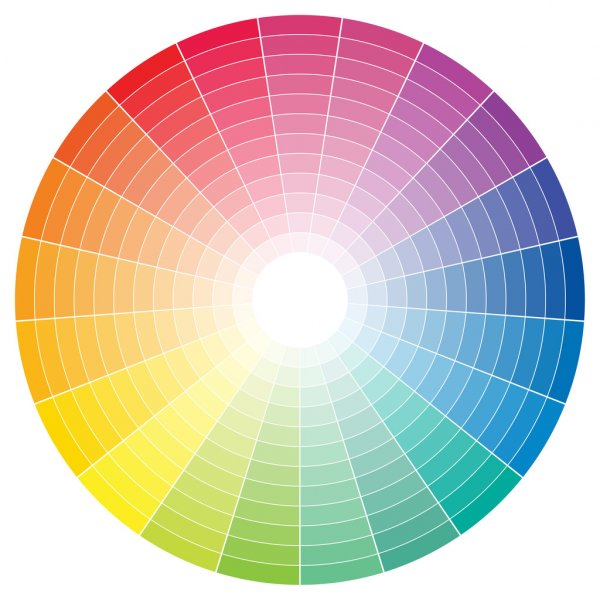
#> input picture Python/opencv/img/color-wheel-full.jpg, 600 x 600 px, given in place of the camera
$ python img_diff.py
#> lines starting #> are read from the running program, lines starting #| are printed output that depends on the picture; after the words box and inside, x2 and y2 are one past the last pixel; in counts of white or black regions, pixels touching at a corner belong together
#> in main, last_frame is the input picture: shape (600, 600, 3); mean B, G, R 187.9, 200.2, 211.5
### Python/opencv/ocv_common.py
import cv2 as cv


def get_diff(im1, im2):
    im1_g = cv.cvtColor(im1.copy(), cv.COLOR_BGR2GRAY)
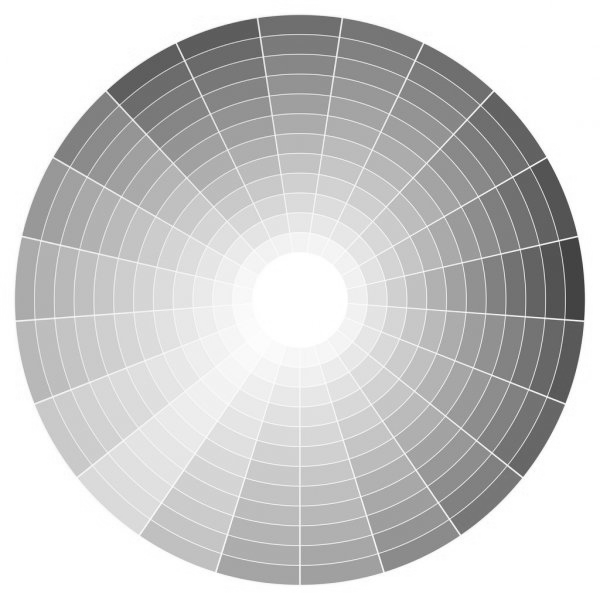
#> im1_g: shape (600, 600); min 58, max 255, mean 202.2
    im2_g = cv.cvtColor(im2.copy(), cv.COLOR_BGR2GRAY)
    return cv.absdiff(im1_g, im2_g)
#> returned value: shape (600, 600); every value is 0
#> in color_base_motion, `hsv1 = cv.cvtColor(im1, cv.COLOR_BGR2HSV_FULL)`: hsv1: shape (600, 600, 3); mean H, S, V 90.6, 82, 233.5


def get_hue_mask(hsv, value, useAdaptive=False):
#> called with value = 0, useAdaptive = False
    if value < 0:
        value = 0
    if value > 255:
        value = 255

    hue = hsv[:, :, 0]
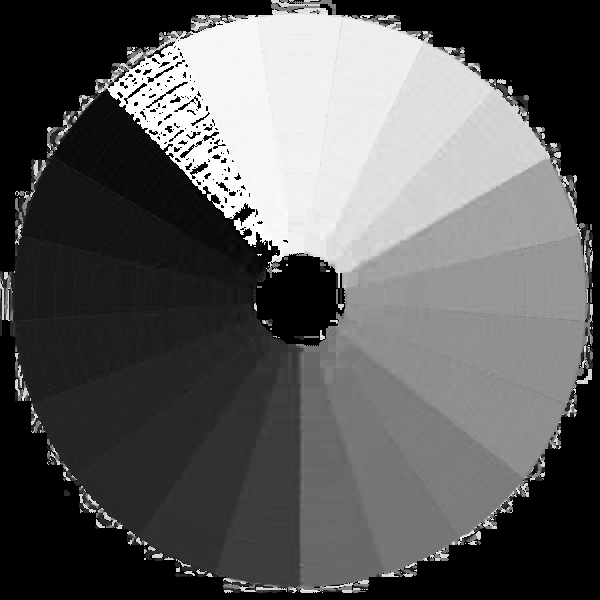
#> hue: shape (600, 600); min 0, max 255, mean 90.6
    if useAdaptive:
        th = cv.adaptiveThreshold(
            hue - value, 225, cv.ADAPTIVE_THRESH_GAUSSIAN_C, cv.THRESH_BINARY, 11, 2
        )
    else:
        _, th = cv.threshold(hue - value, 225, 255, cv.THRESH_BINARY)
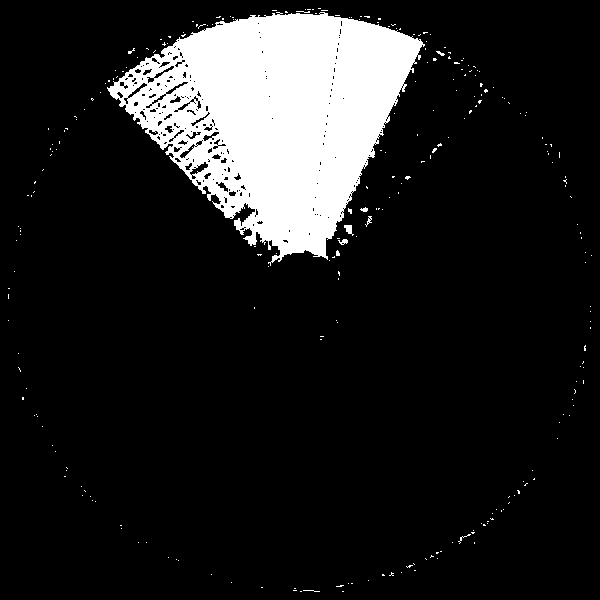
#> th: shape (600, 600); 12.7% white; 263 white regions (256 under 20 px), largest, box (x1, y1, x2, y2) and area: (107, 12, 425, 266) 44774, (344, 225, 354, 236) 59, (338, 239, 348, 245) 35
    return th


def get_diff_canny(frame, last_frame):
    sub_frame = get_diff(frame, last_frame)
    sub_frame = cv.GaussianBlur(sub_frame, (11, 11), 100)
    _, mask = cv.threshold(sub_frame, 50, 255, cv.THRESH_BINARY)
    canny = cv.Canny(mask, 100, 200)
    return canny


def color_base_motion(im1, im2, hue_val):
    hsv1 = cv.cvtColor(im1, cv.COLOR_BGR2HSV_FULL)
    # hsv2 = cv.cvtColor(im2, cv.COLOR_BGR2HSV_FULL)

    th1 = get_hue_mask(hsv1, hue_val)
    # th2 = get_hue_mask(hsv2, hue_val)

    f_img1 = cv.bitwise_and(im1, im1, mask=th1)
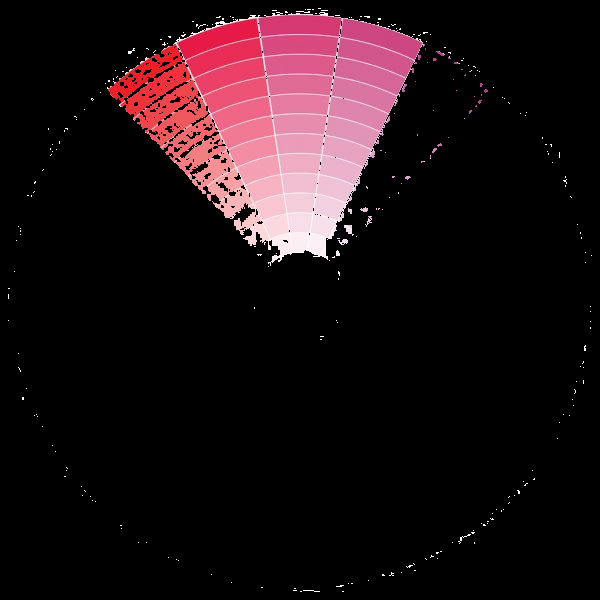
#> f_img1: shape (600, 600, 3); mean B, G, R 19.6, 16.1, 29.5
    f_img2 = cv.bitwise_and(im2, im2, mask=th1)

    diff = get_diff(f_img1, f_img2)
#> in get_diff (call 2), `im1_g = cv.cvtColor(im1.copy(), cv.COLOR_BGR2GRAY)`:
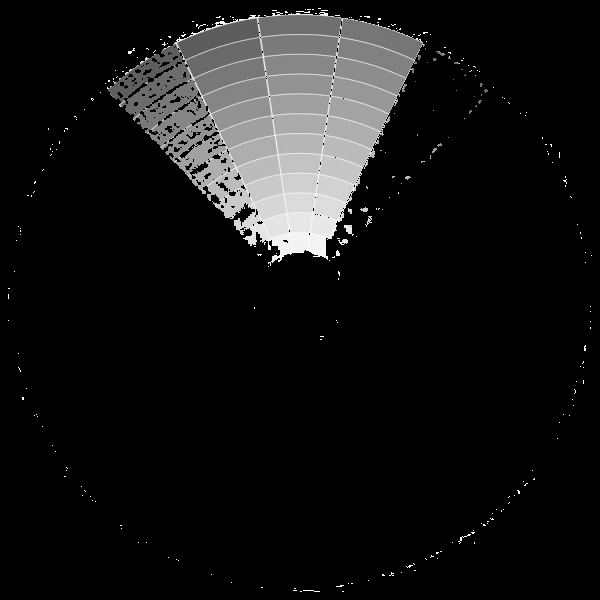
#> im1_g: shape (600, 600); min 0, max 254, mean 20.5
    sub_frame = cv.GaussianBlur(diff, (11, 11), 100)
    _, mask = cv.threshold(sub_frame, 50, 255, cv.THRESH_BINARY)

    return cv.Canny(mask, 100, 200)


def get_selections(canny):
    ## get selection
    contours, _ = cv.findContours(canny, cv.RETR_EXTERNAL, cv.CHAIN_APPROX_NONE)
#> contours = []

    selections = {
        w * h: (x, y, w, h) for x, y, w, h in [cv.boundingRect(cnt) for cnt in contours]
    }
#> selections = 0 items

    return selections

### Python/opencv/img_diff.py
import cv2 as cv
import ocv_common as com


def main(cam_src=None):
    if cam_src == None:
        cam_src = 0
    cap = cv.VideoCapture(cam_src)

    c = 0
    key = 0
    run = True
    _, last_frame = cap.read()
    try:
        while run:
            c = c + 1
            has_frame, frame = cap.read()

            if has_frame:
                canny = None
                canny_hue = None
                if key <= 2:
                    canny = com.get_diff_canny(frame, last_frame)
                    canny_hue = com.color_base_motion(frame, last_frame, 0)
                elif key == 3:
                    canny = com.color_base_motion(frame, last_frame, 0)

                if canny_hue is not None:
                    selections_hue = com.get_selections(canny_hue)
#> selections_hue = 0 items

                if canny is not None:
                    selections = com.get_selections(canny)
#> selections = 0 items

                frame_c = frame.copy() if key > 1 else canny.copy()

                for a in sorted(selections, reverse=True):
                    x, y, w, h = selections[a]
                    cv.rectangle(
                        frame_c,
                        (x, y),
                        (x + w, y + h),
                        color=(0, 255, 0),
                        thickness=2,
                    )
#> this loop made 0 passes

                for a in sorted(selections_hue, reverse=True):
                    x, y, w, h = selections_hue[a]
                    cv.rectangle(
                        frame_c,
                        (x, y),
                        (x + w, y + h),
                        color=(200, 0, 0),
                        thickness=4,
                    )

                selections = {}
                selections_hue = {}
                cv.imshow("main", frame_c)

                ## last frame
                last_frame = frame.copy()

            waitKey = cv.waitKey(1)
#> (key q is pressed here)
            if waitKey > 0:
                # print(waitKey, chr(waitKey))
                if waitKey in [ord(str(i)) for i in range(10)]:
                    print(f"{waitKey=}, {key}")
                    key = int(chr(waitKey))
                if waitKey == ord("q") or waitKey == 27:
                    run = False

    except KeyboardInterrupt as e:
        print("quiting")


if __name__ == "__main__":
    usr = pas = "aaa"
    ip = "192.168.50.175"
    port = "8080"
    ip_cam_url = f"http://{usr}:{pas}@{ip}:{port}/video"
    main()
    # main(ip_cam_url)

$ run again, on Python/opencv/img/color-wheel.jpg
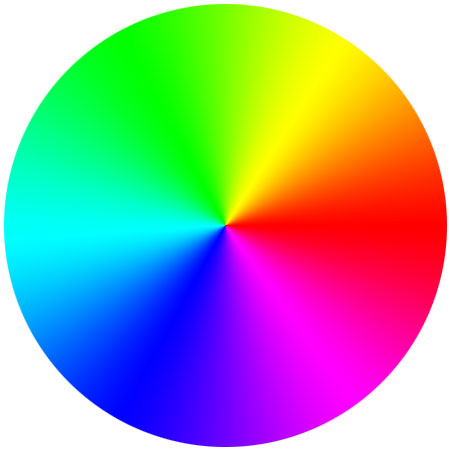
#> input picture Python/opencv/img/color-wheel.jpg, 450 x 450 px, given in place of the camera
#> in main, last_frame is the input picture: shape (450, 450, 3); mean B, G, R 158.8, 159.8, 154.9
#> hsv1: shape (450, 450, 3); mean H, S, V 100.2, 194, 254.7
#> in get_hue_mask, `_, th = cv.threshold(hue - value, 225, 255, cv.THRESH_BINARY)`:
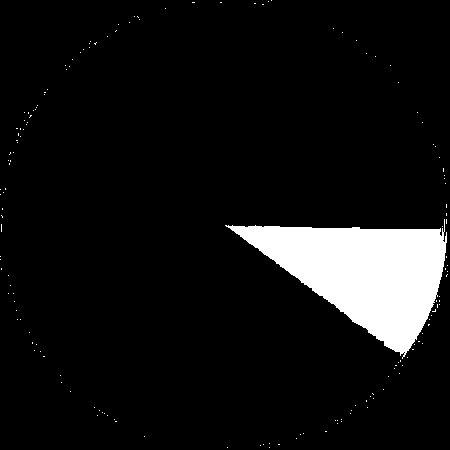
#> th: shape (450, 450); 7.6% white; 157 white regions (156 under 20 px), largest, box (x1, y1, x2, y2) and area: (225, 219, 447, 359) 15200
#> in get_diff (call 2), `im1_g = cv.cvtColor(im1.copy(), cv.COLOR_BGR2GRAY)`:
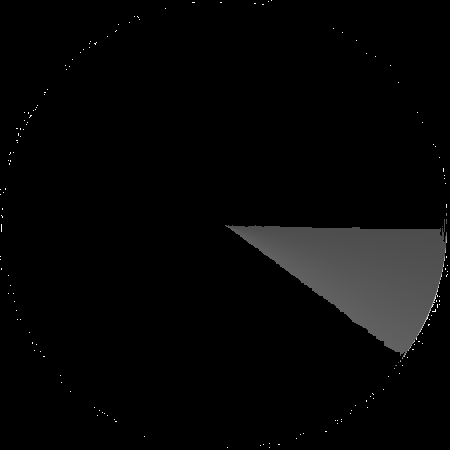
#> im1_g: shape (450, 450); min 0, max 254, mean 6.8
#> contours = []
#> in get_selections, `selections = { w * h: (x, y, w, h) for x, y, w, h in [cv.boundingRect(..`: selections = 0 items

$ run again, on Python/opencv/img/objects.jpg
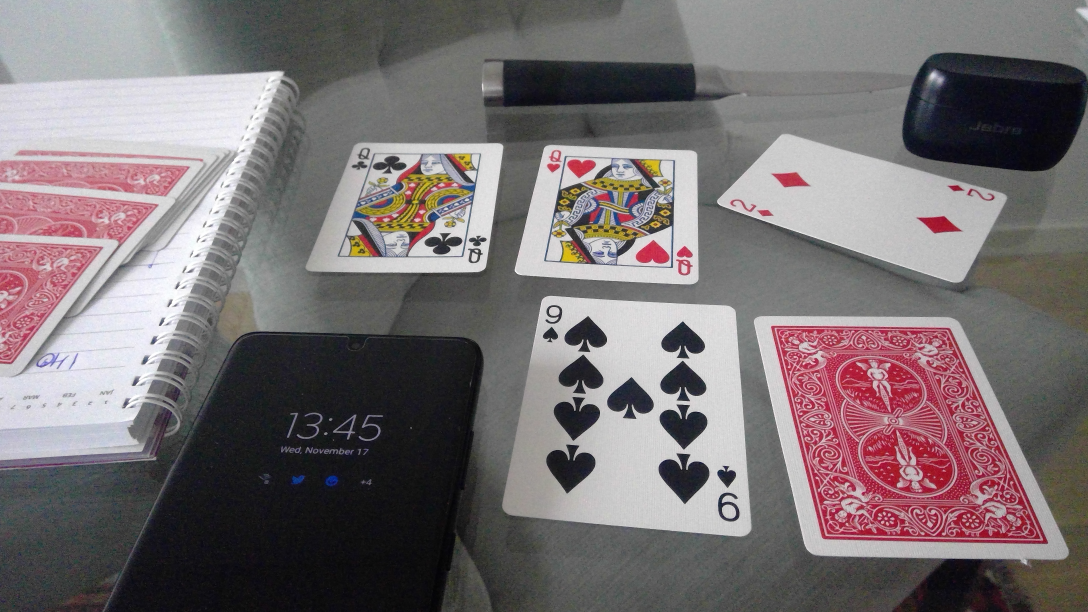
#> input picture Python/opencv/img/objects.jpg, 3264 x 1836 px, given in place of the camera (shown at 1/3 size)
#> in main, last_frame is the input picture: shape (1836, 3264, 3); mean B, G, R 114.4, 112.5, 120.6
#> hsv1: shape (1836, 3264, 3); mean H, S, V 106.5, 30.9, 123.5
#> in get_hue_mask, `_, th = cv.threshold(hue - value, 225, 255, cv.THRESH_BINARY)`:
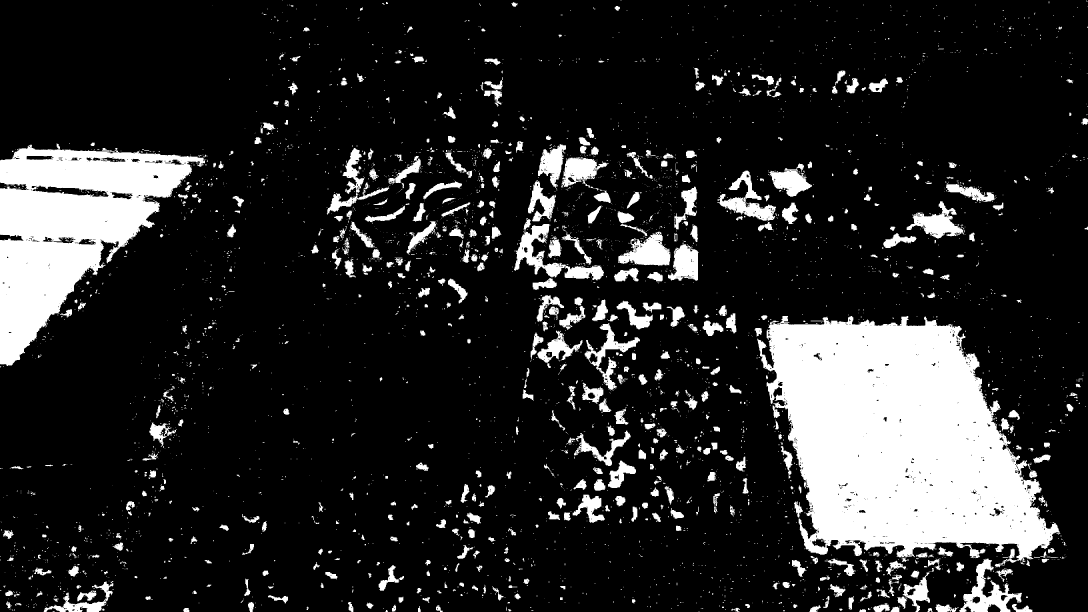
#> th: shape (1836, 3264) (shown at 1/3 size); 15.9% white; 3920 white regions (3143 under 20 px), largest, box (x1, y1, x2, y2) and area: (2272, 948, 3181, 1702) 434445, (0, 430, 616, 1098) 193191, (1542, 654, 1812, 842) 12767
#> in get_diff (call 2), `im1_g = cv.cvtColor(im1.copy(), cv.COLOR_BGR2GRAY)`:
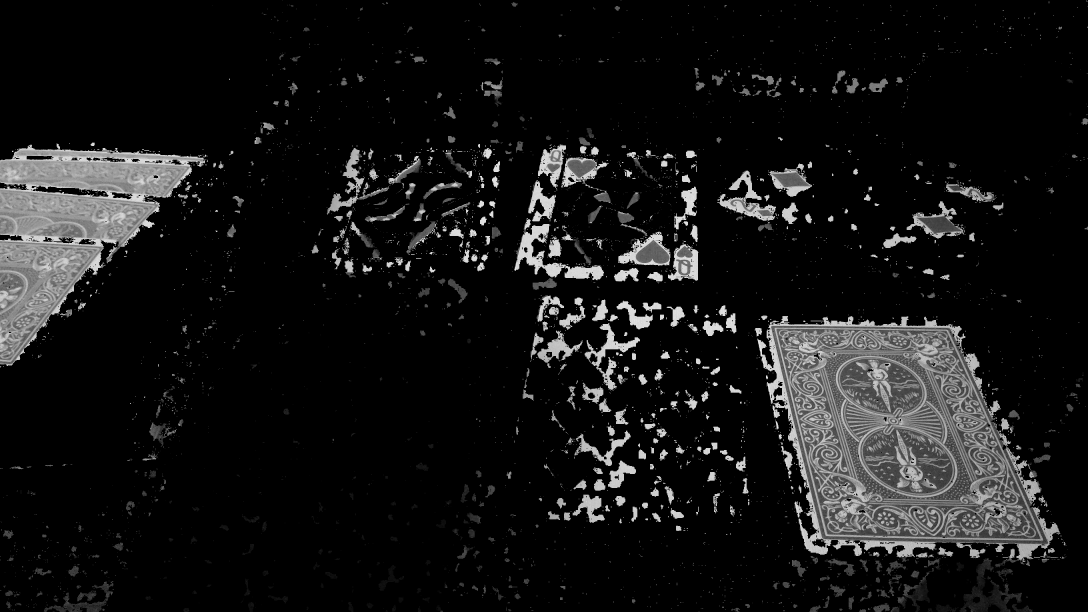
#> im1_g: shape (1836, 3264) (shown at 1/3 size); min 0, max 254, mean 21.6
#> contours = []
#> in get_selections, `selections = { w * h: (x, y, w, h) for x, y, w, h in [cv.boundingRect(..`: selections = 0 items
